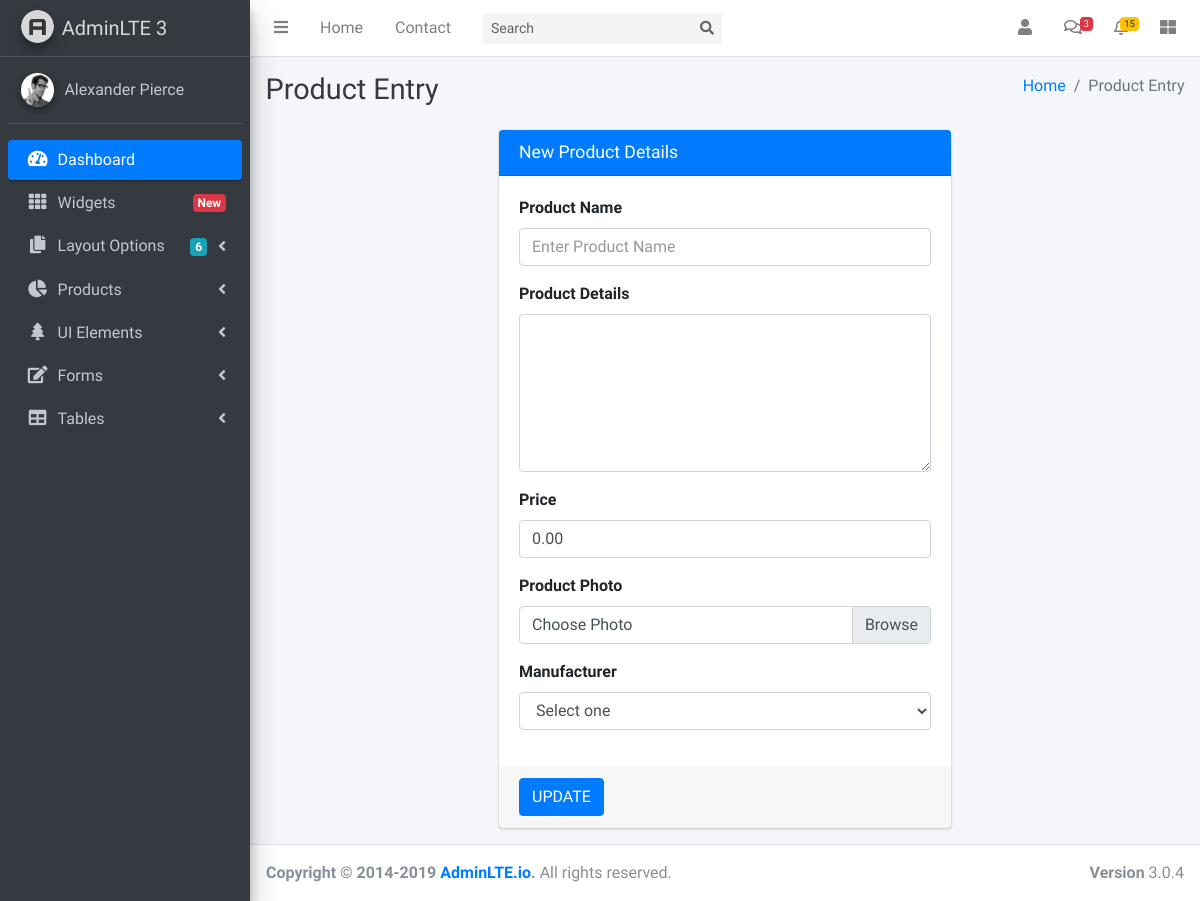
Page /product_edit.php?id=3 (signed in) on the earlier database version.
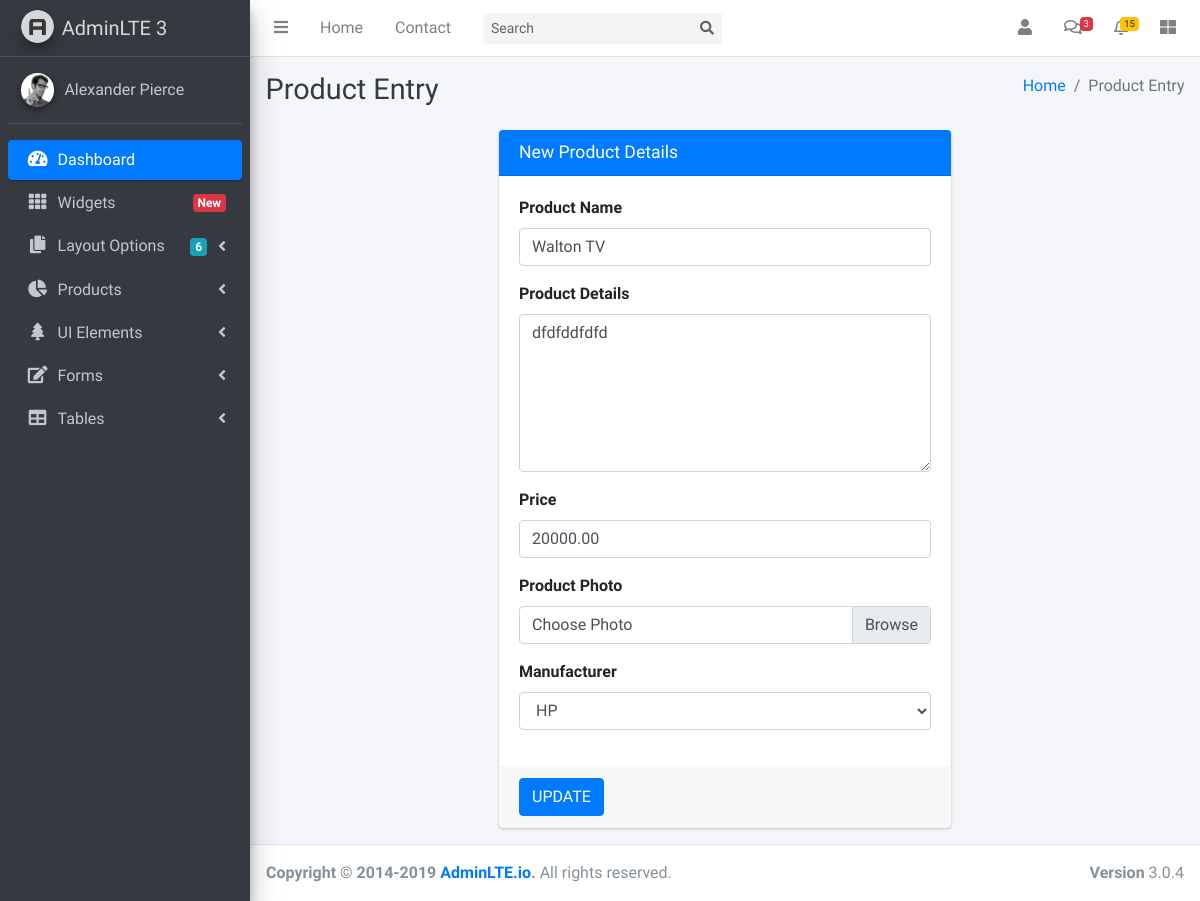
Same page on the later database version.
### tables this page shows
CREATE TABLE `products` (
  `pid` int(11) NOT NULL,
  `pname` varchar(40) NOT NULL,
  `pdetails` text NOT NULL,
  `pprice` decimal(10,2) NOT NULL,
  `pthumb` varchar(50) NOT NULL,
  `manu_id` int(11) NOT NULL
);

CREATE TABLE `manufacturer` (
  `m_id` int(11) NOT NULL,
  `m_name` varchar(50) NOT NULL,
  `m_address` varchar(150) NOT NULL,
  `m_contact` varchar(20) NOT NULL
);

### product_edit.php (the view, shortened to what this page needs)
<!DOCTYPE html>
<html lang="en">
<head>
  <link rel="stylesheet" href="plugins/fontawesome-free/css/all.min.css">
  <link rel="stylesheet" href="plugins/overlayScrollbars/css/OverlayScrollbars.min.css">
  <link rel="stylesheet" href="dist/css/adminlte.min.css">
</head>
<body class="hold-transition sidebar-mini layout-fixed layout-navbar-fixed layout-footer-fixed">
<div class="wrapper">
  <?php include("includes/top_bar.php")?>
 <?php include("includes/left_sidebar.php"); ?>
  <div class="content-wrapper">
    <div class="content-header">
      <div class="container-fluid">
        <div class="row mb-2">
          <div class="col-sm-6">
            <h1 class="m-0 text-dark">Product Entry</h1>
          </div>
          <div class="col-sm-6">
            <ol class="breadcrumb float-sm-right">
              <li class="breadcrumb-item"><a href="#">Home</a></li>
              <li class="breadcrumb-item active">Product Entry</li>
            </ol>
          </div>
        </div>
      </div>
    </div>
    <section class="content">
      <div class="container-fluid">
        <?php
include_once("includes/db_config.php");
?>
<?php
   $id = $_GET['id'];
   $result = $db->query("SELECT * FROM products WHERE pid='$id'");
   $row = $result->fetch_assoc();
   $mid = $row['manu_id'];
?>
        <div class="row justify-content-center">
          <div class="col-md-6">
            <div class="card card-primary">
              <div class="card-header">
                <h3 class="card-title">New Product Details</h3>
              </div>
              <form role="form" action="" method="post">
                <div class="card-body">
                  <div class="form-group">
                    <label for="productName">Product Name</label>
                    <input type="text" value="<?php echo $row['pname']; ?>" name="product" class="form-control" id="" placeholder="Enter Product Name">
                  </div>
                  <div class="form-group">
                    <label for="details">Product Details</label>
                    <textarea name="details" rows="6" class="form-control" id=""><?php echo $row['pdetails']; ?></textarea>
                  </div>
                  <div class="form-group">
                    <label for="price">Price</label>
                    <input type="text" value="<?php echo $row['pprice']; ?>" name="price" class="form-control" id="" placeholder="Enter Price">
                  </div>
                  <div class="form-group">
                    <label for="thumb">Product Photo</label>
                    <div class="input-group">
                      <div class="custom-file">
                        <label class="custom-file-label" for="exampleInputFile">Choose Photo</label>
                      </div>
                    </div>
                  </div>
                  <div class="form-group">
                        <label>Manufacturer</label>
                      <?php
                        include_once("includes/db_config.php");
                        $sql = "SELECT * FROM manufacturer";
                        $result = $db->query($sql);
                      ?>
                        <select name="manufacturer" class="form-control">
                          <option disabled selected value="">Select one</option>
                      <?php
                        while($row = $result->fetch_assoc()){
                      ?>
                          <option value="<?php echo $row['m_id']; ?>" <?php if($mid==$row['m_id']){ echo "selected"; } ?> ><?php echo $row['m_name']; ?></option>
                      <?php } ?>
                        </select>
                      </div>
                </div>
                <div class="card-footer">
                  <button type="submit" name="update" class="btn btn-primary">UPDATE</button>
                </div>
              </form>
            </div>
          </div>
        </div>
      </div>
    </section>
  </div>
<?php include("includes/footer.php"); ?>
</div>
</body>
</html>

### includes/top_bar.php (shortened to what this page needs)
<nav class="main-header navbar navbar-expand navbar-white navbar-light">
    <ul class="navbar-nav">
      <li class="nav-item">
        <a class="nav-link" data-widget="pushmenu" href="#" role="button"><i class="fas fa-bars"></i></a>
      </li>
      <li class="nav-item d-none d-sm-inline-block">
        <a href="index3.html" class="nav-link">Home</a>
      </li>
      <li class="nav-item d-none d-sm-inline-block">
        <a href="#" class="nav-link">Contact</a>
      </li>
    </ul>
    <form class="form-inline ml-3">
      <div class="input-group input-group-sm">
        <input class="form-control form-control-navbar" type="search" placeholder="Search" aria-label="Search">
        <div class="input-group-append">
          <button class="btn btn-navbar" type="submit">
            <i class="fas fa-search"></i>
          </button>
        </div>
      </div>
    </form>
    <ul class="navbar-nav ml-auto">
      <li class="nav-item"><a class="nav-link" href="logout.php"><i class="fa fa-user"></i></a></li>
      <li class="nav-item dropdown">
        <a class="nav-link" data-toggle="dropdown" href="#">
          <i class="far fa-comments"></i>
          <span class="badge badge-danger navbar-badge">3</span>
        </a>
      </li>
      <li class="nav-item dropdown">
        <a class="nav-link" data-toggle="dropdown" href="#">
          <span class="badge badge-warning navbar-badge">15</span>
        </a>
      </li>
      <li class="nav-item">
        <a class="nav-link" data-widget="control-sidebar" data-slide="true" href="#" role="button"><i
            class="fas fa-th-large"></i></a>
      </li>
    </ul>
  </nav>

### includes/left_sidebar.php (shortened to what this page needs)
<aside class="main-sidebar sidebar-dark-primary elevation-4">
    <a href="dashboard.php" class="brand-link">
      <img src="dist/img/AdminLTELogo.png" alt="AdminLTE Logo" class="brand-image img-circle elevation-3"
           style="opacity: .8">
      <span class="brand-text font-weight-light">AdminLTE 3</span>
    </a>
    <div class="sidebar">
      <div class="user-panel mt-3 pb-3 mb-3 d-flex">
        <div class="image">
          <img src="dist/img/user2-160x160.jpg" class="img-circle elevation-2" alt="User Image">
        </div>
        <div class="info">
          <a href="#" class="d-block">Alexander Pierce</a>
        </div>
      </div>
      <nav class="mt-2">
        <ul class="nav nav-pills nav-sidebar flex-column" data-widget="treeview" role="menu" data-accordion="false">
          <li class="nav-item has-treeview menu-open">
            <a href="dashboard.php" class="nav-link active">
              <i class="nav-icon fas fa-tachometer-alt"></i>
              <p>
                Dashboard
              </p>
            </a>
          </li>
          <li class="nav-item">
            <a href="pages/widgets.html" class="nav-link">
              <i class="nav-icon fas fa-th"></i>
              <p>
                Widgets
                <span class="right badge badge-danger">New</span>
              </p>
            </a>
          </li>
          <li class="nav-item has-treeview">
            <a href="#" class="nav-link">
              <i class="nav-icon fas fa-copy"></i>
              <p>
                Layout Options
                <i class="fas fa-angle-left right"></i>
                <span class="badge badge-info right">6</span>
              </p>
            </a>
          </li>
          <li class="nav-item has-treeview">
            <a href="#" class="nav-link">
              <i class="nav-icon fas fa-chart-pie"></i>
              <p>
                Products
                <i class="right fas fa-angle-left"></i>
              </p>
            </a>
          </li>
          <li class="nav-item has-treeview">
            <a href="#" class="nav-link">
              <i class="nav-icon fas fa-tree"></i>
              <p>
                UI Elements
                <i class="fas fa-angle-left right"></i>
              </p>
            </a>
          </li>
          <li class="nav-item has-treeview">
            <a href="#" class="nav-link">
              <i class="nav-icon fas fa-edit"></i>
              <p>
                Forms
                <i class="fas fa-angle-left right"></i>
              </p>
            </a>
          </li>
          <li class="nav-item has-treeview">
            <a href="#" class="nav-link">
              <i class="nav-icon fas fa-table"></i>
              <p>
                Tables
                <i class="fas fa-angle-left right"></i>
              </p>
            </a>
          </li>
        </ul>
      </nav>
    </div>
  </aside>

### includes/footer.php
<footer class="main-footer">
    <strong>Copyright &copy; 2014-2019 <a href="http://adminlte.io">AdminLTE.io</a>.</strong>
    All rights reserved.
    <div class="float-right d-none d-sm-inline-block">
      <b>Version</b> 3.0.4
    </div>
</footer>

Differences in the rows shown:
changed products: product (not shown) → "Walton TV"; details (not shown) → "dfdfddfdfd"; price "0.00" → "20000.00"; manufacturer (not shown) → "HP"
Other differences:
form field manufacturer: "Select one" → (not shown)
